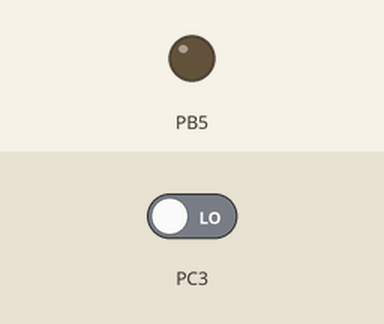
Simulated run of this program. Board: ATmega328P, built with avr-gcc and emulated at 16 MHz. Shown: output pins drawn as LEDs (lit = HIGH). The inputs (shaded band) are chosen by the test bench; at power-on: PC3 LOW.

Above: at 1.2 s.
1.3 s: PC3 driven HIGH
At 2.4 s:
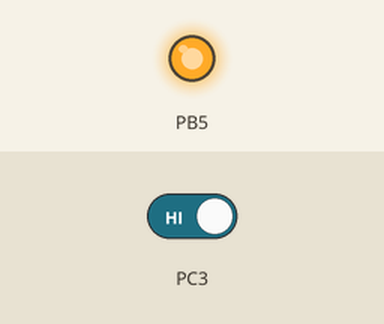
2.8 s: PC3 driven LOW
At 3.6 s:
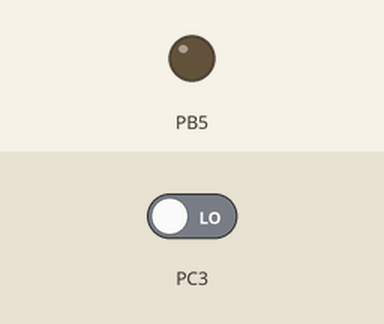
Timing chart, 0 to 5.8 s (numbered marks = the images above; inputs shaded):
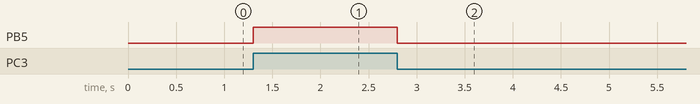

Measured:
- after the input at 1.3 s, PB5: LOW → HIGH at once
- after the input at 2.8 s, PB5: HIGH → LOW at once

The program:

main.c
```c
/*
 * encender_led.c
 *
 * Created: 03/11/2024 01:37:03 p.m.
 * Author : loren
 */

#define F_CPU 16000000UL
#include <avr/io.h>
#include <util/delay.h>

int main(void)
{
    DDRB |= (1<<5);  //Se declara como pin de salida. También se pudo escribir como DDRB |= (1<<DDB5);
	DDRC &=~ (1<<3); //Se declara como pin de entrada

    while (1)
    {
		if(PINC & (1<<PINC3)){ //Lectura del pin
			PORTB |= (1<<PORTB5);  //Se coloca en alto el pin
		}
		else{
			PORTB &=~ (1<<PORTB5); //Se coloca en bajo el pin
		}
    }
}
```
